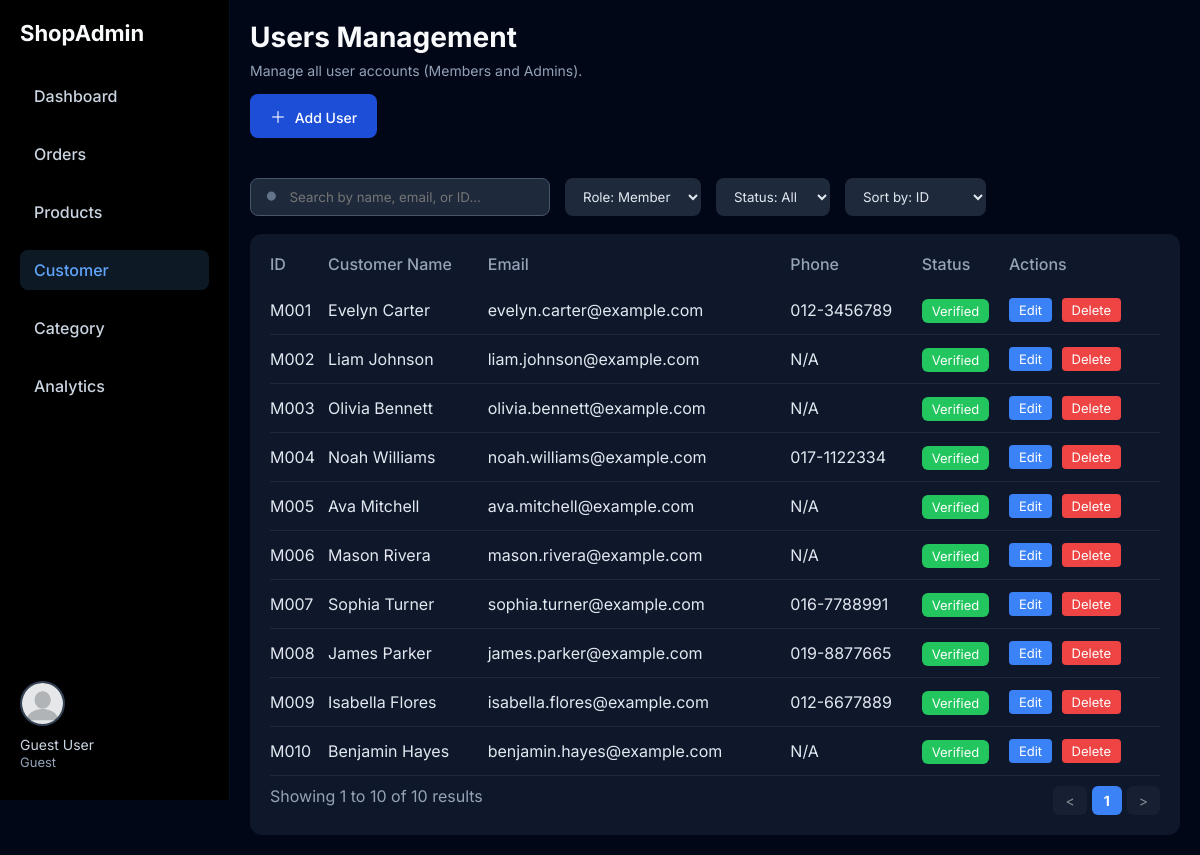
Page /pages/admin/adminCustomer.php on the earlier database version.
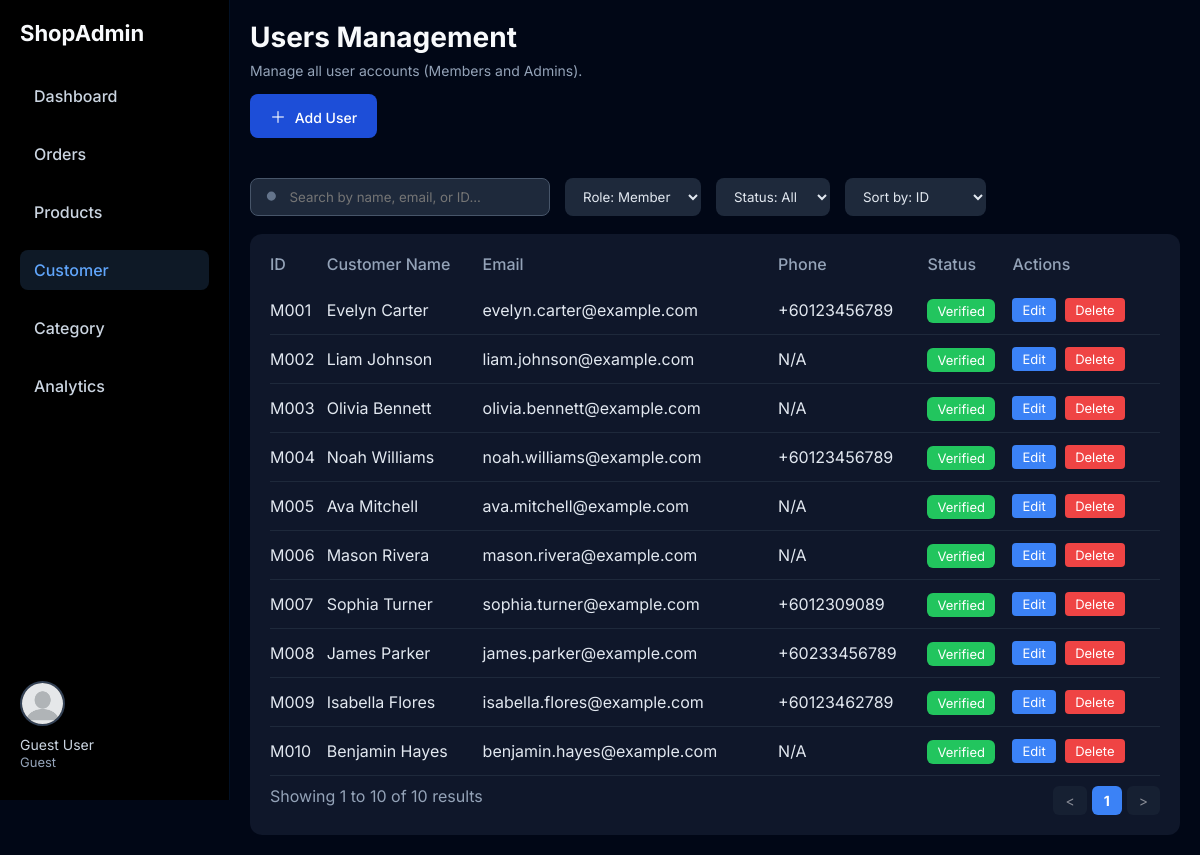
Same page on the later database version.
### tables this page shows
CREATE TABLE `userprofile` (
  `user_id` varchar(12) NOT NULL,
  `dob` date DEFAULT NULL,
  `contact_num` varchar(20) DEFAULT NULL,
  `gender` enum('Male','Female') DEFAULT NULL
);

CREATE TABLE `users` (
  `user_id` varchar(12) NOT NULL,
  `user_name` varchar(50) NOT NULL,
  `user_role` enum('Member','Admin') NOT NULL DEFAULT 'Member',
  `email` varchar(50) NOT NULL,
  `hash_password` varchar(255) NOT NULL,
  `account_status` enum('Verified','Unverified','Blocked') NOT NULL DEFAULT 'Unverified'
);

### _base.php (called while the page is built, shortened)
<?php
function get($key, $value = '')
{
    $value = $_GET[$key] ?? $value;
    return is_array($value) ? array_map('trim', $value) : trim($value);
}

### DAO/customer_dao.php (called while the page is built, shortened)
<?php
class CustomerDAO {
    public static function getAllCustomers($search = '', $status = '', $sortBy = 'user_id', $role = 'Member', $limit = null, $offset = 0) {
        global $_db;
        $query = "SELECT u.*, up.contact_num, up.dob, up.gender, a.address_one, a.state
                  FROM users u
                  LEFT JOIN userprofile up ON u.user_id = up.user_id
                  LEFT JOIN (
                    SELECT user_id, MIN(address_one) AS address_one, MIN(state) AS state
                    FROM address
                    GROUP BY user_id
                ) a ON u.user_id = a.user_id
                  WHERE u.user_role = ?";
        $params = [$role];
        $allowedSort = ['user_id', 'user_name', 'account_status', 'email'];
        if ($sortBy == 'user_name' || $sortBy == 'email' || $sortBy == 'user_id') {
            $query .= " ORDER BY u.$sortBy ASC";
        } else {
            $query .= " ORDER BY u.$sortBy DESC";
        }
        if (is_numeric($limit) && $limit > 0) {
            $query .= " LIMIT ? OFFSET ?";
            $params[] = (int)$limit;
            $params[] = (int)$offset;
        }
        $stmt = $_db->prepare($query);
        $stmt->execute($params);
        return $stmt->fetchAll();
    }
}
?>

### pages/admin/adminCustomer.php (the view, shortened to what the changed rows need)
<?php
require_once __DIR__ . '/../../_base.php';
$search = get('search');
$status = get('status', 'All');
$sortBy = get('sort', 'user_id');
$roleFilter = get('role', 'Member');
$limit = 13;
$page = (int)get('page', 1);
$offset = ($page - 1) * $limit;
$queryParams = http_build_query([
    'search' => $search,
    'status' => $status,
    'sort'   => $sortBy,
    'role'   => $roleFilter,
    'page'   => $page
]);
$customers = CustomerDAO::getAllCustomers($search, $status, $sortBy, $roleFilter, $limit, $offset);
$selectedCustomer = null;
include 'adminHeader.php';
?>
<link rel="stylesheet" href="../../css/adminCustomer.css">
<div class="customers-page">
    <div class="customers-header">
        <div>
            <h1>Users Management</h1>
        </div>
    </div>
    <div class="customers-content">
        <div class="left-section">
            <div class="customer-table-container">
                <table class="customer-table">
                    <thead>
                        <tr>
                            <th>ID</th>
                            <th>Customer Name</th>
                            <th>Email</th>
                            <th>Phone</th>
                            <th>Status</th>
                            <th>Actions</th>
                        </tr>
                    </thead>
                    <tbody>
                        <?php if (empty($customers)): ?>
                            <tr>
                                <td colspan="6" style="text-align: center; padding: 30px;">
                                    No customers found
                                </td>
                            </tr>
                        <?php else: ?>
                            <?php foreach ($customers as $customer): ?>
                            <tr class="<?= ($selectedCustomer && $selectedCustomer->user_id == $customer->user_id) ? 'selected' : '' ?>"
                                onclick="window.location.href='?edit=<?= $customer->user_id ?>&<?= $queryParams ?>'"
                                style="cursor: pointer;">
                                <td><?= htmlspecialchars($customer->user_id) ?></td>
                                <td class="<?= ($selectedCustomer && $selectedCustomer->user_id == $customer->user_id) ? 'highlight' : '' ?>">
                                    <?= htmlspecialchars($customer->user_name) ?>
                                </td>
                                <td><?= htmlspecialchars($customer->email) ?></td>
                                <td><?= htmlspecialchars($customer->contact_num ?? 'N/A') ?></td>
                                <td>
                                    <?php
                                    $statusClass = strtolower($customer->account_status);
                                    if ($statusClass == 'verified') $statusClass = 'active';
                                    ?>
                                    <span class="status <?= $statusClass ?>">
                                        <?= htmlspecialchars($customer->account_status) ?>
                                    </span>
                                </td>
                                <td onclick="event.stopPropagation();">
                                    <a href="?edit=<?= $customer->user_id ?>&<?= $queryParams ?>" class="btn-edit">Edit</a>
                                    <a href="?action=delete&id=<?= $customer->user_id ?>&<?= $queryParams ?>"
                                    onclick="return confirm('Are you sure you want to delete this customer?')"
                                    class="btn-delete">Delete</a>
                                </td>
                            </tr>
                            <?php endforeach; ?>
                        <?php endif; ?>
                    </tbody>
                </table>
            </div>
        </div>
    </div>
</div>
<?php include 'adminFooter.php'; ?>

Differences in the rows shown:
changed userprofile "Evelyn Carter": contact_num "012-3456789" → "+60123456789"
changed userprofile "Noah Williams": contact_num "017-1122334" → "+60123456789"
changed userprofile "Sophia Turner": contact_num "016-7788991" → "+6012309089"
changed userprofile "James Parker": contact_num "019-8877665" → "+60233456789"
changed userprofile "Isabella Flores": contact_num "012-6677889" → "+60123462789"
